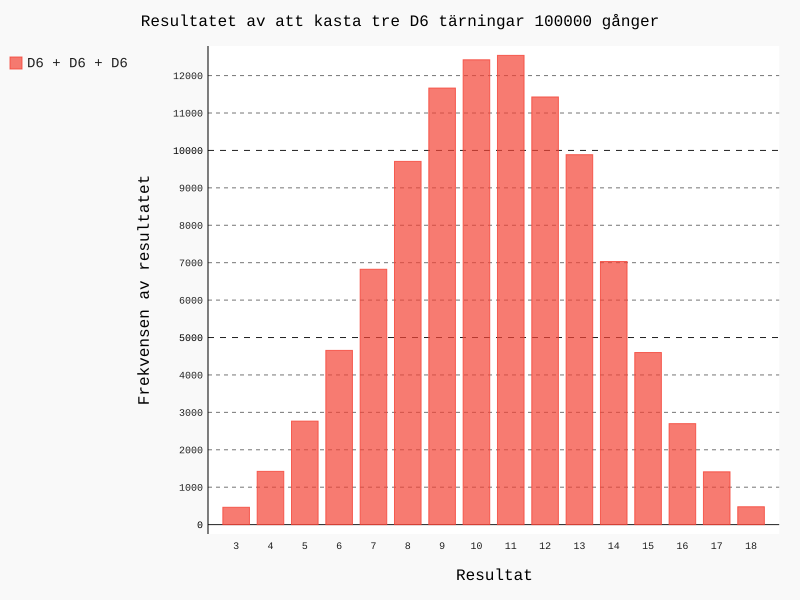

The Python source for this figure:
import pygal
from die import Die

# Create a D6.
die_1 = Die(6)
die_2 = Die(6)
die_3 = Die(6)

numb_times = 100000

# Make some rolls, and store results in a list.
results = []

for roll_num in range(numb_times):
    result = die_1.roll() + die_2.roll() + die_3.roll()
    results.append(result)

# Analyze the results.
frequencies = []
max_result = die_1.num_sides + die_2.num_sides + die_3.num_sides
for value in range(3, max_result+1):
    frequency = results.count(value)
    frequencies.append(frequency)

#print(frequencies)

# Visualize the results.
hist = pygal.Bar()

hist.title = "Resultatet av att kasta tre D"+str(die_1.num_sides)+" tärningar "+ str(numb_times) +" gånger"
hist.x_labels = [x for x in range(3, max_result+1)]
#hist.x_labels = ['2', '3', '4', '5', '6', '7', '8', '9', '10', '11', '12']
hist.x_title = "Resultat"
hist.y_title = "Frekvensen av resultatet"

hist.add('D'+str(die_1.num_sides)+' + D'+str(die_1.num_sides)+' + D'+str(die_1.num_sides), frequencies)
hist.render_to_file('three_dice_visual.svg')
